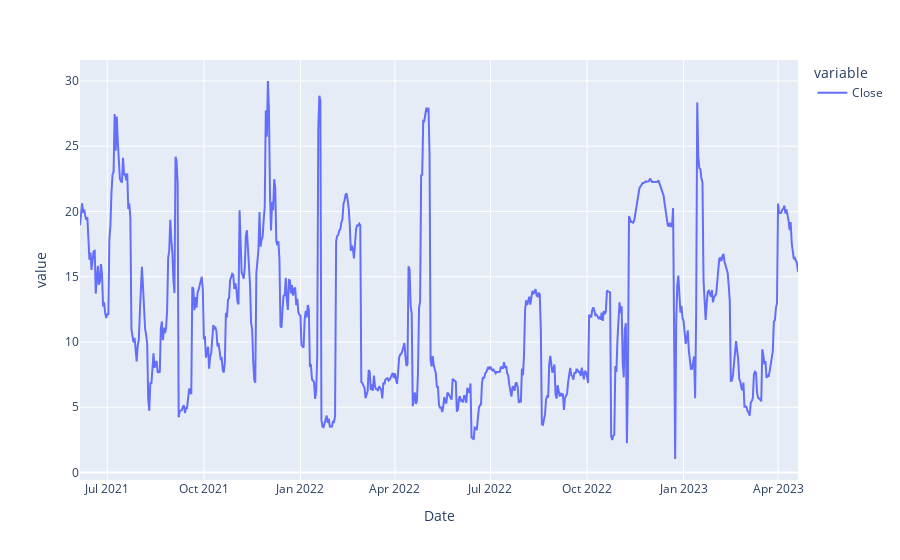

The notebook cell saved with this chart:
### Markdown cell above
# Ljung-Box Statistic

### Code cell
ljung_box_auto_correlation_statistic = (returns ** 2).rolling(45).apply(lambda x: sm.stats.acorr_ljungbox(x, lags=[15]).values[0, 0]).dropna()
px.line(ljung_box_auto_correlation_statistic)

### Figure 1 — Plotly figure (JSON) as saved in the notebook; plotly's stock layout.template omitted (floating-point values rounded to 4 significant figures; data arrays with more than 128 entries replaced by an {"elided": "..."} marker saying what was removed)
{"data": [{"hovertemplate": "variable=Close<br>Date=%{x}<br>value=%{y}<extra></extra>", "legendgroup": "Close", "line": {"color": "#636efa", "dash": "solid"}, "marker": {"symbol": "circle"}, "mode": "lines", "name": "Close", "orientation": "v", "showlegend": true, "type": "scatter", "x": {"elided": "685 str values"}, "xaxis": "x", "y": {"elided": "685 float values"}, "yaxis": "y"}], "layout": {"legend": {"title": {"text": "variable"}, "tracegroupgap": 0}, "margin": {"t": 60}, "xaxis": {"anchor": "y", "domain": [0, 1], "title": {"text": "Date"}}, "yaxis": {"anchor": "x", "domain": [0, 1], "title": {"text": "value"}}}}
